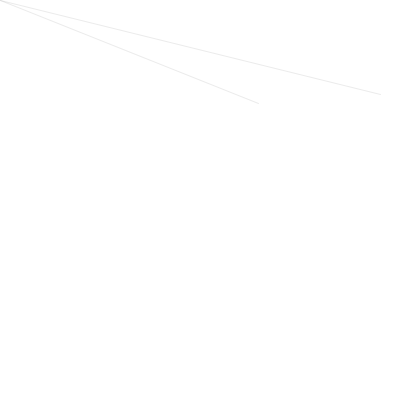
Frame 1 (no input)
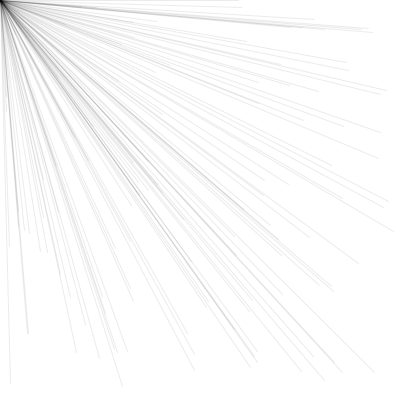
Frame 60 (the mouse pressed at the canvas centre just before this capture)
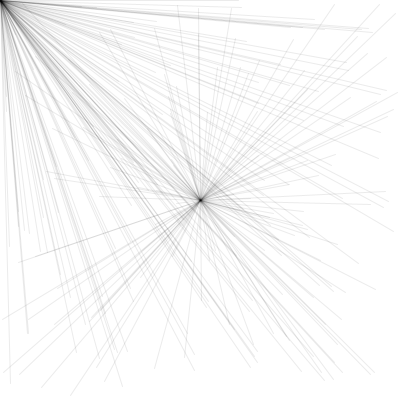
Frame 120 (the mouse held since frame 60 and released just before this capture)

The Processing sketch that drew these frames (run headless with seeded random() and noise(); from frame 60 on, the mouse is pressed at the canvas centre):

// Processing sketch: processing_38992
// ── processing_38992.pde

void setup() {
size(400, 400);
background(255);
smooth();
}

void draw () {
  stroke(1, 1, 1, 20);
  line(mouseX, mouseY, random(400), random(400));
  line(random(400), random(400), mouseX, mouseY);
}            
                
